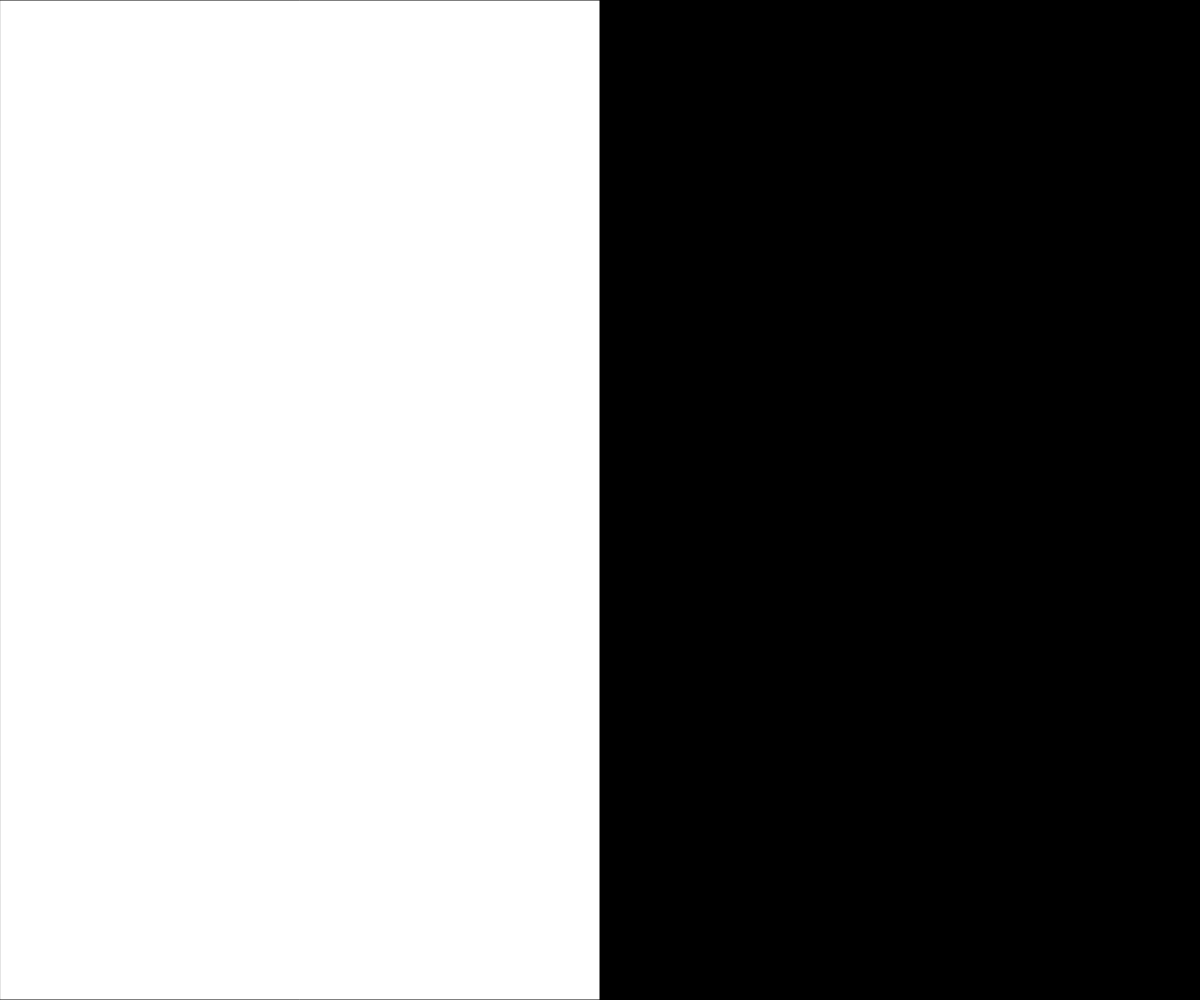
Frame 1 (no input)
Frame 60 (no input): identical to frame 1, image omitted
Frame 120 (the mouse pressed at the canvas centre since frame 60): identical to frame 1, image omitted

The p5.js sketch that drew this single still picture (run headless with seeded random() and noise() and a simulated clock; from frame 60 on, the mouse is pressed at the canvas centre):

// p5.js sketch
// ── sketch.js
// Press 'f' to turn flash on/off
// Double press 'f' to increase rate of flashing
// Press ENTER/RETURN to advance rotation
// Press arrow keys to jump to rotation

// FLASH SETTINGS
const FPS = 60;
let flash_mult = 1;
const FLASH_INTERVAL = FPS * flash_mult; // Will flash every 10s
const FLASH_HOLD = FPS * 0.5 // For 1/2 a second
const FLASH_BG = 0

let auto = false;
let flash = false;

// TURN SETTINGS
const TURN_INTERVAL = parseInt(FPS * 60 * 0.5); // 10 minutes
let counter = 0;

function setup() {
  createCanvas(windowWidth, windowHeight);
  noCursor();

}

function draw() {
  background(0)
  fill(255);

  if (flash) {
    let f = frameCount % floor(FLASH_INTERVAL * flash_mult);
    if (f > 0 && f < FLASH_HOLD) fill(FLASH_BG);
  }

  let f = counter % (TURN_INTERVAL * 4);
  if (f < TURN_INTERVAL * 1) rect(0, 0, width / 2, height);
  else if (f < TURN_INTERVAL * 2) rect(0, 0, width, height / 2);
  else if (f < TURN_INTERVAL * 3) rect(width / 2, 0, width / 2, height);
  else rect(0, height / 2, width, height / 2);
  if(auto) counter++;

  
}

function keyPressed() {
  switch (key) {
    case 'f':
      flash = !flash;
      if(flash) {
        flash_mult *= 0.9;
        flash_mult = max(flash_mult, 0.1);
      }
      console.log('flash on?', flash);
      break;
    case 'a':
      auto = !auto;
      console.log('auto', auto);
      break;
  }

  switch (keyCode) {
    case ENTER:
      counter += TURN_INTERVAL;
      break;
    case LEFT_ARROW:
      counter = 0;
      break;
    case UP_ARROW:
      counter = TURN_INTERVAL;
      break;
    case RIGHT_ARROW:
      counter = TURN_INTERVAL * 2;
      break;
    case DOWN_ARROW:
      counter = TURN_INTERVAL * 3;
      break;
  }
}
